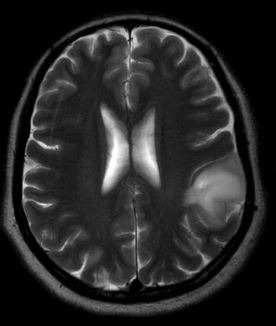
#> input picture brain_tumor_dataset/no/N (1024).jpg, 276 x 326 px; its folder holds only this picture in this run
$ python exp8.py
#> lines starting #> are read from the running program, lines starting #| are printed output that depends on the picture
import os
import cv2
import numpy as np

from sklearn.base import BaseEstimator, TransformerMixin
from sklearn.pipeline import Pipeline
from sklearn.preprocessing import StandardScaler
from sklearn.model_selection import train_test_split
from sklearn.naive_bayes import GaussianNB
from sklearn.linear_model import LogisticRegression
from sklearn.cluster import KMeans
from sklearn.metrics import accuracy_score, f1_score, roc_auc_score


# =========================================================
# 1. LOAD IMAGE DATASET
# =========================================================

DATASET_PATH = r"brain_tumor_dataset"

IMG_SIZE = (64, 64)

X = []
y = []


# Class 0 = No tumor
# Class 1 = Tumor

class_map = {
    "no": 0,
    "yes": 1
}


for class_name, label in class_map.items():

    folder_path = os.path.join(DATASET_PATH, class_name)

    if not os.path.exists(folder_path):
        print("Folder not found:", folder_path)
        continue

    for filename in os.listdir(folder_path):

        file_path = os.path.join(folder_path, filename)

        # Read image in grayscale
        image = cv2.imread(file_path, cv2.IMREAD_GRAYSCALE)
#> image is the input picture: shape (326, 276); min 0, max 255, mean 39.6

        if image is None:
            continue

        # Resize image
        image = cv2.resize(image, IMG_SIZE)
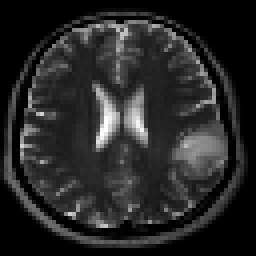
#> image: shape (64, 64) (shown 4 times larger); min 0, max 255, mean 39.6

        # Normalize pixel values from 0-255 to 0-1
        image = image / 255.0

        # Flatten image
        image = image.flatten()
#> image = 4096 values, max 1 at index 1946, min 0 at index 0, mean 0.155

        X.append(image)
        y.append(label)
#> pass 2 of the loop `for class_name, label in class_map.items():`:
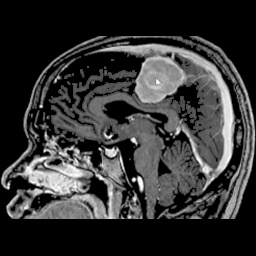
#> input picture brain_tumor_dataset/yes/Y (1113).jpg, 256 x 256 px
#> image is the input picture: shape (256, 256); min 0, max 255, mean 51.8
#> `image = cv2.resize(image, IMG_SIZE)`:
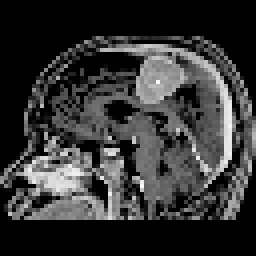
#> image: shape (64, 64) (shown 4 times larger); min 0, max 250, mean 52.6
#> `image = image.flatten()`: image = 4096 values, max 0.98 at index 1319, min 0 at index 0, mean 0.206


# Convert to NumPy arrays
X = np.array(X)
y = np.array(y)


print("Dataset loaded successfully!")
print("Total samples:", len(X))
#| Total samples: 2
print("Number of features:", X.shape[1])
#| Number of features: 4096


# =========================================================
# 2. TRAIN-TEST SPLIT
# =========================================================

#> (the run stopped early here; a loop or call above may not have finished)
